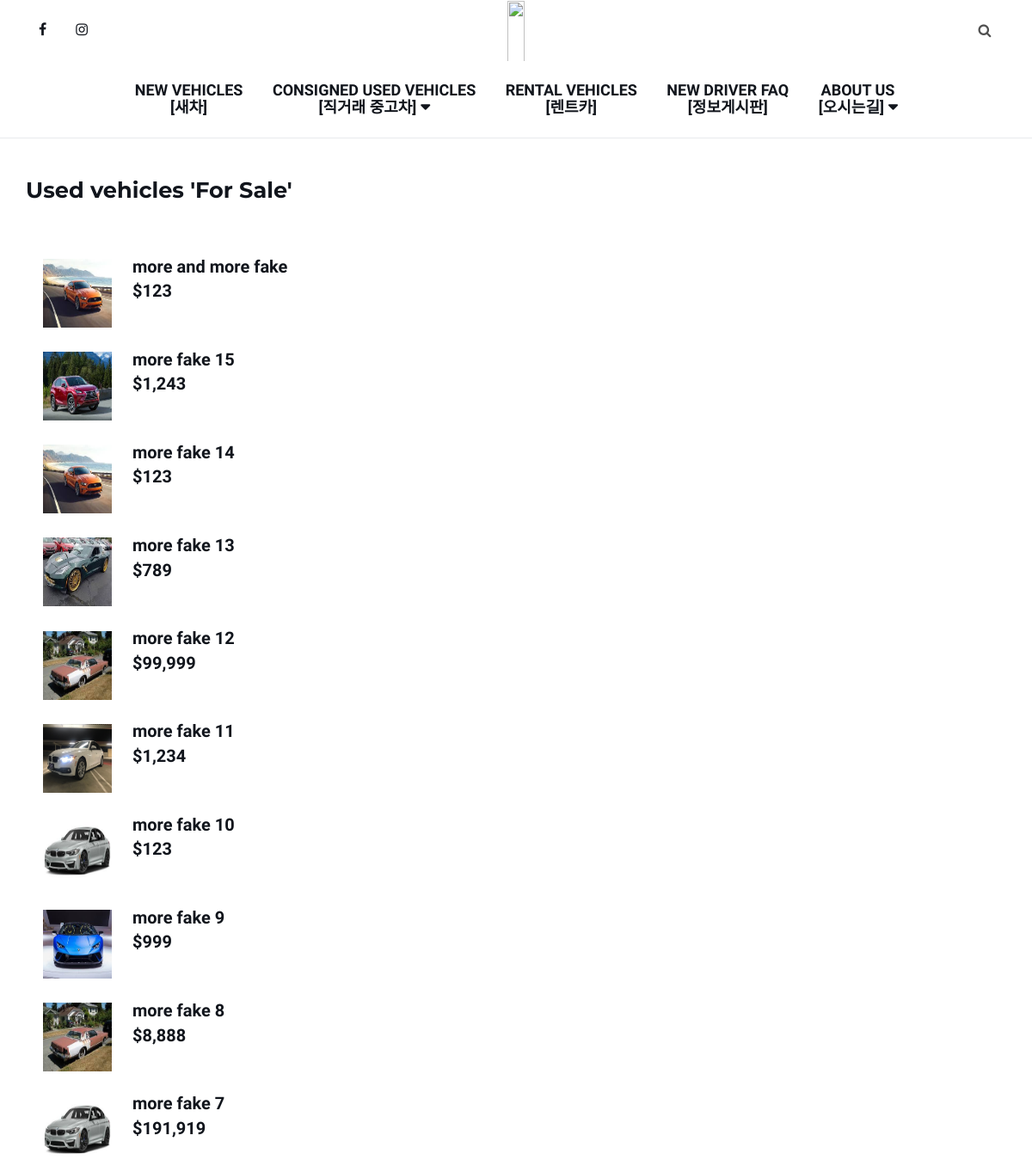
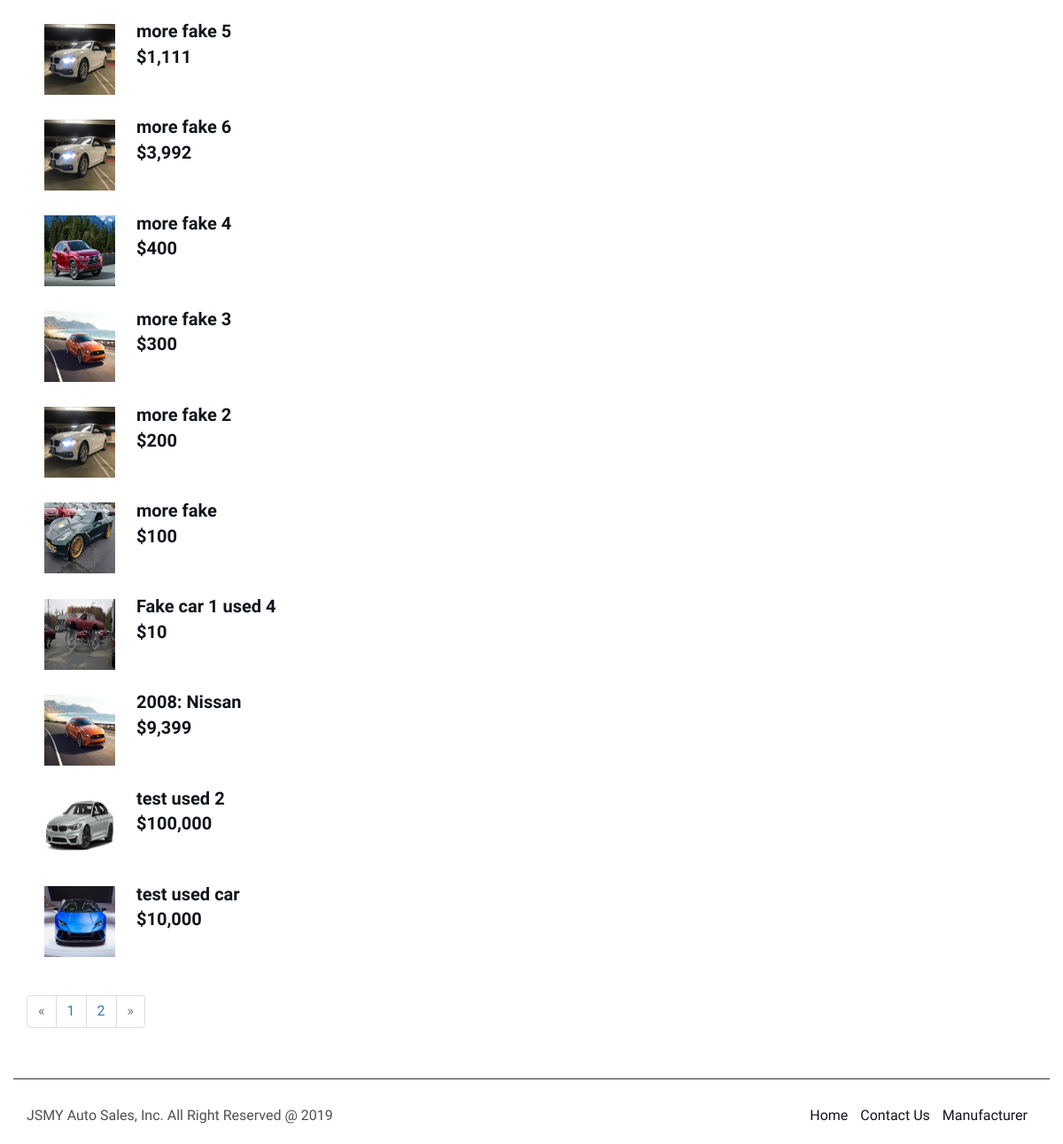
Screenshot of /usedsale/ with the database file from the repository (2 pictures, top to bottom).
### listing/models.py (models this page shows, shortened)
class Car(models.Model):
    type = models.CharField(max_length=25, choices=[('New', 'New Vehicle'), ('Used', 'Used Vehicle'), ('Lease', 'Rental Vehicle'),('faq', 'FAQ')], default='New', verbose_name='Listing Type')
    title = models.CharField(max_length=500, verbose_name='Title of Vehicle Listing')
    price = models.DecimalField(max_digits=8, decimal_places=2, verbose_name='Price of Vehicle in Dollar Amount')
    body = RichTextField(verbose_name='Description of Vehicle')
    slug = models.SlugField(max_length=200, unique=True, verbose_name='SLUG: Your URL will have this in the address')
    publish = models.BooleanField(default=True)
    sold = models.CharField(max_length=10,verbose_name='Sold Y/N',choices=[('Sale', 'For Sale'), ('Solded', 'Sold')], default='Sale')
    created = models.DateField(auto_now_add=True)
    modified = models.DateField(auto_now=True)
    object = EntryQuerySet.as_manager()
    class Meta:
        verbose_name = "Car Listing Entry"
        verbose_name_plural = "Car Listing Entries"
        ordering = ["-created"]

### listing/views.py (the view)
# urls.py: path('usedsale/', views.usedsale, name='sale'),
def usedsale(request):
    cursor = connection.cursor()
    cursor.execute(
        'select listing_carimg.LImage,listing_car.sold, listing_car.price,listing_car.slug, listing_car.title from listing_car inner join listing_carimg on listing_car.id = listing_carimg.car_id where listing_carimg.mainimage = 1 and listing_car.type ="Used" and listing_car.sold ="Sale" and listing_car.publish = 1 ORDER BY listing_car.id desc ')
    df = dictfetchall(cursor)
    posts = Car.object.filter(type="Used", sold="Sale", publish=True, created__lte=timezone.now()).order_by('-pk')
    page = request.GET.get('page', 1)
    paginator = Paginator(df, 20)
    try:
        pag = paginator.page(page)
    except PageNotAnInteger:
        pag = paginator.page(1)
    except EmptyPage:
        pag = paginator.page(paginator.num_pages)
    return render(request, 'listing/used_for_sale.html', {'posts':posts, 'pag': pag})

### listing/views.py (called while the page is built)
def dictfetchall(cursor):
    desc = cursor.description
    return [
            dict(zip([col[0] for col in desc], row))
            for row in cursor.fetchall()
    ]

### listing/templates/listing/used_for_sale.html (shortened to what this page needs)
<!DOCTYPE html>
<html lang="en">
<head>
</head>
{% extends 'index.html' %}
{% load static %}
{% load humanize %}
{% block summary %}
<body>
        <br>
        <br>
        <div class="container">
            <h2>
                Used vehicles 'For Sale'
            </h2>
        </div>
        <br>
        <br>
        {% for Car in pag %}
            <div class="container">
                <a href="{% url 'listing:detailListing' Car.slug%}">
                    <img src="/../media/{{ Car.LImage }}" width="70" height="70" align="middle" hspace="20">
                    <span class="a">{{ Car.title }}<br>${{ Car.price|floatformat:0|intcomma }}</span>
                </a>
                <br>
            </div>
        {% endfor %}
        <div class="container">
            {% if pag.has_other_pages %}
                <ul class="pagination">
                    {% if pag.has_previous %}
                        <li><a href="?page={{ pag.previous_page_number }}">&laquo;</a></li>
                    {% else %}
                        <li class="disabled"><span>&laquo;</span></li>
                    {% endif %}
                    {% for i in pag.paginator.page_range %}
                        {% if users.number == i %}
                            <li class="active"><span>{{ i }} <span class="sr-only">(current)</span></span></li>
                        {% else %}
                            <li><a href="?page={{ i }}">{{ i }}</a></li>
                        {% endif %}
                    {% endfor %}
                    {% if users.has_next %}
                        <li><a href="?page={{ pag.next_page_number }}">&raquo;</a></li>
                        {% else %}
                        <li class="disabled"><span>&raquo;</span></li>
                        {% endif %}
                </ul>
            {% endif %}
        </div>
</body>
{% endblock %}

### listing/static/style.css (style rules this page uses)
body { font-family: 'Muli', sans-serif; font-size: 16px; color: #505050; font-weight: 400; overflow-x: hidden; }
h1, h2, h3, h4, h5, h6 { font-family: 'Montserrat', sans-serif; color: #11151c; font-weight: 700; margin: 0px 0px 15px; }
h2 { font-size: 25.629px; }
a { color: #11151c; -webkit-transition: 0.2s color; transition: 0.2s color; }
ul, ol { margin: 0; padding: 0; list-style: none }

### listing/templates/listing/used_for_sale.html (style rules this page uses)
a { display: block; text-decoration: none; }
a img { display: inline-block; width: 80px; height: 80px; }
a span { display: inline-block; font-size: 20px; font-weight: bold; }

### rows the page displays
Car: title "more and more fake", price "123"
Car: title "more fake 15", price "1,243"
Car: title "more fake 14", price "123"
Car: title "more fake 13", price "789"
Car: title "more fake 12", price "99,999"
Car: title "more fake 11", price "1,234"
Car: title "more fake 10", price "123"
Car: title "more fake 9", price "999"
Car: title "more fake 8", price "8,888"
Car: title "more fake 7", price "191,919"
Car: title "more fake 5", price "1,111"
Car: title "more fake 6", price "3,992"
Car: title "more fake 4", price "400"
Car: title "more fake 3", price "300"
Car: title "more fake 2", price "200"
Car: title "more fake", price "100"
Car: shows a picture, title "Fake car 1 used 4", price "10"
Car: title "2008: Nissan", price "9,399"
Car: title "test used 2", price "100,000"
Car: title "test used car", price "10,000"

### other values shown
{{ i }} "1" "2"
